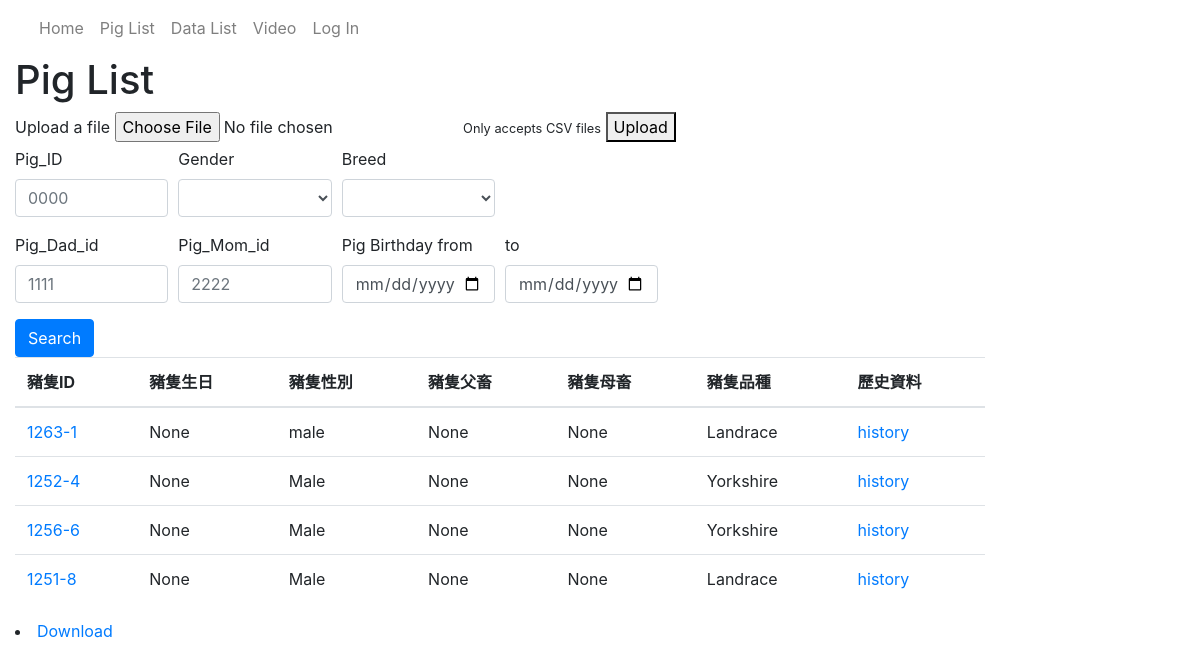
The app's page /catalog/pigs/ with its own data.
### catalog/models.py (models this page shows, shortened)
class Pig(models.Model):
    pig_id = models.CharField(max_length=8,primary_key=True, help_text='Input birth year(XX) + ear tag')
    birth = models.DateField(null=True, blank=True)
    gender = models.CharField(max_length=100,null=True, blank=True)
    dad_id = models.CharField(max_length=100,null=True, blank=True)
    mom_id = models.CharField(max_length=100,null=True, blank=True)
    breed = models.CharField(max_length=10, help_text='Pig\'s breed')

### catalog/views.py (the view)
# urls.py: path('pigs/', views.PigListView, name='pigs'),
def PigListView(request):
    model = Pig
    fields = ['pig_id', 'birth', 'gender', 'dad_id', 'mom_id', 'breed']
    model_history = Pig_history
    template = 'pig_list.html'
    if request.method == 'GET':
        qs = listfilter(request,model,fields)
        context = {'list':qs}
        return render(request,template,context)
    elif request.method == 'POST':
        upload_csv(request, model, fields, model_history)
        qs = listfilter(request,model,fields)
        context = {'list':qs}
        return render(request,template,context)

### catalog/views.py (called while the page is built)
def is_valid_queryparam(param):
    return (param != '' and param is not None)

def listfilter(request, model, fields):
    global qs
    qs = model.objects.all()
    for field in fields:
        param = request.GET.get(field)
        if is_valid_queryparam(param):
            qs = qs.filter(**{field:param})
        else:
            param_up_down = ['_min', '_max']
            field_up_down = ['__gte', '__lt']
            for i in range(2):
                param_range = str(field) + str(param_up_down[i])
                field_range = str(field) + str(field_up_down[i])
                param = request.GET.get(param_range)
                if is_valid_queryparam(param):
                    qs = qs.filter(**{field_range:param})
    return qs

### catalog/templates/pig_list.html (shortened to what this page needs)
{% extends "base_generic.html" %}
{% block content %}
	<h1>Pig List</h1>
	<form action="" method="POST" enctype="multipart/form-data">
		<label for="file1"> Upload a file</label>
		<input type="file" id="file1" name="files">
		<small>Only accepts CSV files</small>
		<button type="submit">Upload</button>
	</form>
	<form method="GET" action="." >
		<div class="form-row">
			<div class="form-group col-md-2">
				<label for="inputpig_id">Pig_ID</label>
				<input type="text" class="form-control" id="inputpig_id" placeholder="0000" name="pig_id">
			</div>
			<div class="form-group col-md-2">
				<label for="intputpig_gender">Gender</label>
				<select id="intputpig_gender" class="form-control" name="gender">
					<option selected></option>
					<option>Male</option>
				</select>
			</div>
			<div class="form-group col-md-2">
				<label for="intputpig_breed">Breed</label>
				<select id="intputpig_breed" class="form-control" name="breed">
					<option selected></option>
					<option>Landrace</option>
				</select>
			</div>
		</div>
		<div class="form-row">
			<div class="form-group col-md-2">
				<label for="inputpig_birthmin">Pig_Dad_id</label>
				<input type="text" class="form-control" id="inputpig_dad_id" placeholder="1111" name="dad_id">
			</div>
			<div class="form-group col-md-2">
				<label for="inputpig_birthmax">Pig_Mom_id</label>
				<input type="text" class="form-control" id="inputpig_mom__id" placeholder="2222" name="mom_id">
			</div>
			<div class="form-group col-md-2">
				<label for="inputpig_birthmin">Pig Birthday from</label>
				<input type="date" class="form-control" id="inputpig_birthmin" placeholder="YYYY-MM-DD" name="birth_min" >
			</div>
			<div class="form-group col-md-2">
				<label for="inputpig_birthmax">to</label>
				<input type="date" class="form-control" id="inputpig_birthmax"  placeholder="YYYY-MM-DD" name="birth_max">
			</div>
		</div>
		<button type="submit" class="btn btn-primary">Search</button>
		<table class="table">
			<thead>
				<tr class="row100 head">
					<th class="cell100 column1">豬隻ID</th>
					<th class="cell100 column2">豬隻生日</th>
					<th class="cell100 column3">豬隻性別</th>
					<th class="cell100 column4">豬隻父畜</th>
					<th class="cell100 column5">豬隻母畜</th>
					<th class="cell100 column6">豬隻品種</th>
					<th class="cell100 column9">歷史資料</th>
				</tr>
			</thead>
			<tbody>
				{% if list %}
				{% for pig in list %}
				<tr>
					<td><a href="{% url 'pig-detail' pig.pk %}">{{ pig.pig_id }}</a></td>
					<td>{{ pig.birth }}</td>
					<td>{{ pig.gender }}</td>
					<td>{{ pig.dad_id }}</td>
					<td>{{ pig.mom_id }}</td>
					<td>{{ pig.breed }}</td>
					<td><a href="{% url 'pig-history' pig.pk %}">history</a></td>
				</tr>
				{% endfor %}
				{% else %}
				<tr>
					<td>There are no pig in the library.</td>
				</tr>
				{% endif %}
			</tbody>
		</table>
		<li><a href="{% url 'downloadpiglist' %}">Download</a></li>
	</form>
{% endblock %}

### records on screen
Pig: pig_id "1263-1", birth "None", gender "male", dad_id "None", mom_id "None", breed "Landrace"
Pig: pig_id "1252-4", birth "None", gender "Male", dad_id "None", mom_id "None", breed "Yorkshire"
Pig: pig_id "1256-6", birth "None", gender "Male", dad_id "None", mom_id "None", breed "Yorkshire"
Pig: pig_id "1251-8", birth "None", gender "Male", dad_id "None", mom_id "None", breed "Landrace"
